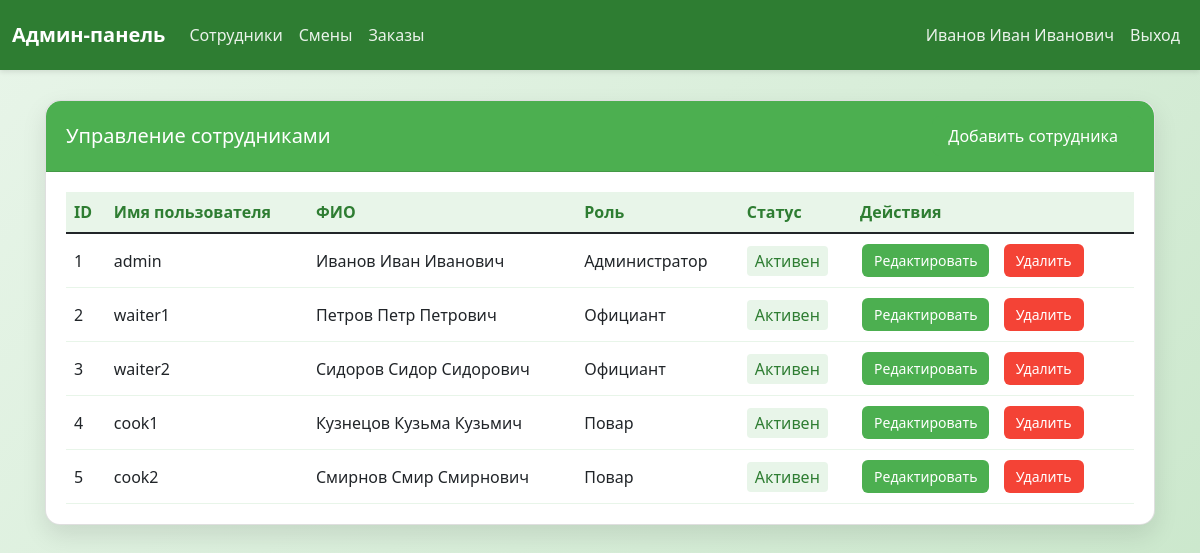
Page /admin/employees.php (signed in) on the committed database.
### tables this page shows
CREATE TABLE users (
    id INT PRIMARY KEY AUTO_INCREMENT,
    username VARCHAR(50) NOT NULL UNIQUE,
    password VARCHAR(255) NOT NULL,
    full_name VARCHAR(100) NOT NULL,
    role_id INT NOT NULL,
    is_blocked BOOLEAN DEFAULT FALSE,
    login_attempts INT DEFAULT 0,
    last_attempt_time TIMESTAMP NULL,
    FOREIGN KEY (role_id) REFERENCES roles(id)
);

CREATE TABLE roles (
    id INT PRIMARY KEY AUTO_INCREMENT,
    name VARCHAR(50) NOT NULL
);

### admin/employees.php (the view, shortened to what this page needs)
<?php
require_once 'templates/header.php';
$db = require_once '../config/database.php';
?>
<div class="container">
    <div class="card">
        <div class="card-header d-flex justify-content-between align-items-center">
            <h5 class="mb-0">Управление сотрудниками</h5>
            <button type="button" class="btn btn-success" data-bs-toggle="modal" data-bs-target="#addEmployeeModal">
                Добавить сотрудника
            </button>
        </div>
        <div class="card-body">
            <div class="table-responsive">
                <table class="table">
                    <thead>
                        <tr>
                            <th>ID</th>
                            <th>Имя пользователя</th>
                            <th>ФИО</th>
                            <th>Роль</th>
                            <th>Статус</th>
                            <th>Действия</th>
                        </tr>
                    </thead>
                    <tbody id="employeesTable">
                        <?php
                        try {
                            $query = "SELECT u.id, u.username, u.full_name, r.name as role, u.is_blocked, u.login_attempts
                                     FROM users u
                                     JOIN roles r ON u.role_id = r.id
                                     ORDER BY u.id";
                            $stmt = $db->prepare($query);
                            $stmt->execute();
                            while ($row = $stmt->fetch()) {
                                echo "<tr>";
                                echo "<td>" . htmlspecialchars($row['id']) . "</td>";
                                echo "<td>" . htmlspecialchars($row['username']) . "</td>";
                                echo "<td>" . htmlspecialchars($row['full_name']) . "</td>";
                                echo "<td>" . htmlspecialchars($row['role']) . "</td>";
                                echo "<td>" . ($row['is_blocked'] ? '<span class="status-blocked">Заблокирован</span>' : '<span class="status-active">Активен</span>') . "</td>";
                                echo "<td>
                                        <button class='btn btn-success btn-sm me-2' onclick='editEmployee(" . $row['id'] . ")'>
                                            Редактировать
                                        </button>
                                        <button class='btn btn-danger btn-sm' onclick='deleteEmployee(" . $row['id'] . ")'>
                                            Удалить
                                        </button>";
                                echo "</td>";
                                echo "</tr>";
                            }
                        } catch(PDOException $e) {
                            echo "<div class='alert alert-danger'>Ошибка при получении данных: " . $e->getMessage() . "</div>";
                        }
                        ?>
                    </tbody>
                </table>
            </div>
        </div>
    </div>
</div>
<?php require_once 'templates/footer.php'; ?>

### admin/templates/header.php (shortened to what this page needs)
<!DOCTYPE html>
<html lang="ru">
<head>
    <link href="https://cdn.jsdelivr.net/npm/bootstrap@5.1.3/dist/css/bootstrap.min.css" rel="stylesheet">
    <link href="../style/admin.css" rel="stylesheet">
</head>
<body>
    <nav class="navbar navbar-expand-lg">
        <div class="container-fluid">
            <a class="navbar-brand" href="index.php">Админ-панель</a>
            <div class="collapse navbar-collapse" id="navbarNav">
                <ul class="navbar-nav">
                    <li class="nav-item">
                        <a class="nav-link" href="employees.php">Сотрудники</a>
                    </li>
                    <li class="nav-item">
                        <a class="nav-link" href="shifts.php">Смены</a>
                    </li>
                    <li class="nav-item">
                        <a class="nav-link" href="orders.php">Заказы</a>
                    </li>
                </ul>
                <ul class="navbar-nav ms-auto">
                    <li class="nav-item">
                        <span class="nav-link"><?php echo htmlspecialchars($_SESSION['full_name']); ?></span>
                    </li>
                    <li class="nav-item">
                        <a class="nav-link" href="../logout.php">Выход</a>
                    </li>
                </ul>
            </div>
        </div>
    </nav>
</body>
</html>

### admin/templates/footer.php
    </body>
</html>

### style/admin.css (style rules this page uses)
body { background: linear-gradient(135deg, #e8f5e9 0%, #c8e6c9 100%); min-height: 100vh; margin: 0; padding: 0; font-family: 'Segoe UI', Tahoma, Geneva, Verdana, sans-serif; }
.navbar { background-color: #2e7d32; padding: 15px 0; box-shadow: 0 2px 5px rgba(0,0,0,0.1); }
.navbar-brand { color: white !important; font-weight: 600; }
.nav-link { color: rgba(255,255,255,0.9) !important; transition: all 0.3s ease; }
.container { padding: 30px 15px; }
.card { background: white; border-radius: 15px; box-shadow: 0 10px 25px rgba(0,0,0,0.1); margin-bottom: 30px; transition: transform 0.3s ease; }
.card-header { background-color: #4caf50; color: white; border-radius: 15px 15px 0 0 !important; padding: 15px 20px; font-weight: 500; }
.card-body { padding: 20px; }
.btn-success { background-color: #4caf50; border: none; border-radius: 8px; padding: 8px 16px; font-weight: 500; transition: all 0.3s ease; }
.btn-danger { background-color: #f44336; border: none; border-radius: 8px; padding: 8px 16px; font-weight: 500; transition: all 0.3s ease; }
.table { width: 100%; margin-bottom: 0; }
.table th { background-color: #e8f5e9; color: #2e7d32; font-weight: 600; border: none; }
.table td { vertical-align: middle; border-color: #e8f5e9; }
.status-active { color: #2e7d32; background-color: #e8f5e9; padding: 4px 8px; border-radius: 4px; font-weight: 500; }
.table .btn { margin: 2px; padding: 6px 12px; font-size: 14px; border-radius: 6px; }
.table .btn-success { background-color: #4caf50; color: white; border: none; }
.table .btn-danger { background-color: #f44336; color: white; border: none; }

### rows in the picture
users: id "1", username "admin", full_name "Иванов Иван Иванович", role.name "Администратор", is_blocked "Активен"
users: id "2", username "waiter1", full_name "Петров Петр Петрович", role.name "Официант", is_blocked "Активен"
users: id "3", username "waiter2", full_name "Сидоров Сидор Сидорович", role.name "Официант", is_blocked "Активен"
users: id "4", username "cook1", full_name "Кузнецов Кузьма Кузьмич", role.name "Повар", is_blocked "Активен"
users: id "5", username "cook2", full_name "Смирнов Смир Смирнович", role.name "Повар", is_blocked "Активен"

### other values in the picture
$_SESSION['full_name'] "Иванов Иван Иванович"
